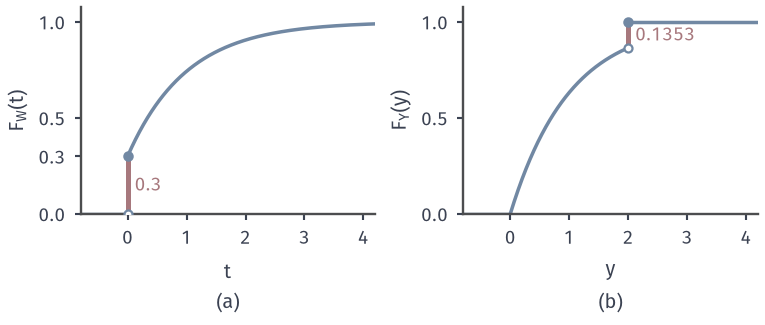

Reproduce this figure in Python.
from pathlib import Path
import sys
ROOT = next(p for p in Path(__file__).resolve().parents if (p/'build.sh').is_file() and (p/'tex/book.tex').is_file())
sys.path.insert(0, str(ROOT/'figures/07-probability/01-elementary-probability/matplotlib/rvd-common'))
from rvd_common import *
# Target: (a) W: no wait with prob 0.3, otherwise density 0.7 e^{-t}: F_W(t)=0.3+0.7(1-e^{-t}), t>=0.
# (b) Y=min(T,2) with F_T(t)=1-e^{-t}: F_Y(y)=1-e^{-y} on [0,2), jump e^{-2}~0.1353 at y=2.
fig, axs = figure(width_mm=108, height_mm=46, ncols=2)
ax = axs[0]; style(ax)
t = np.linspace(0, 4.2, 500)
ax.plot([-.8, 0], [0, 0], color=BLUE, lw=1.4)
ax.plot(t, .3+.7*(1-np.exp(-t)), color=BLUE, lw=1.4)
ax.plot([0, 0], [0, .3], color=RED, lw=2.0, zorder=3)
ax.plot([0], [0], 'o', ms=3.2, mfc='white', mec=BLUE, mew=.9, zorder=4); ax.plot([0], [.3], 'o', ms=3.2, color=BLUE, zorder=4)
ax.text(.12, .15, '0.3', color=RED, fontsize=7.5, va='center')
ax.set_xlim(-.8, 4.2); ax.set_ylim(0, 1.08); ax.set_xticks([0, 1, 2, 3, 4]); ax.set_yticks([0, .3, .5, 1])
ax.set_ylabel('$F_W(t)$')
sub(ax, 'a', '$t$')
ax = axs[1]; style(ax)
y = np.linspace(0, 2, 300)
ax.plot([-.8, 0], [0, 0], color=BLUE, lw=1.4)
ax.plot(y, 1-np.exp(-y), color=BLUE, lw=1.4)
ax.plot([2, 4.2], [1, 1], color=BLUE, lw=1.4)
ax.plot([2, 2], [1-np.exp(-2), 1], color=RED, lw=2.0, zorder=3)
ax.plot([2], [1-np.exp(-2)], 'o', ms=3.2, mfc='white', mec=BLUE, mew=.9, zorder=4); ax.plot([2], [1], 'o', ms=3.2, color=BLUE, zorder=4)
ax.text(2.12, 1-np.exp(-2)/2, f'{np.exp(-2):.4f}', color=RED, fontsize=7.5, va='center')
ax.set_xlim(-.8, 4.2); ax.set_ylim(0, 1.08); ax.set_xticks([0, 1, 2, 3, 4]); ax.set_yticks([0, .5, 1])
ax.set_ylabel('$F_Y(y)$')
sub(ax, 'b', '$y$')
save(fig, HERE(__file__), 'figure', {'atom_W0': .3, 'atom_Y2': float(np.exp(-2))})
